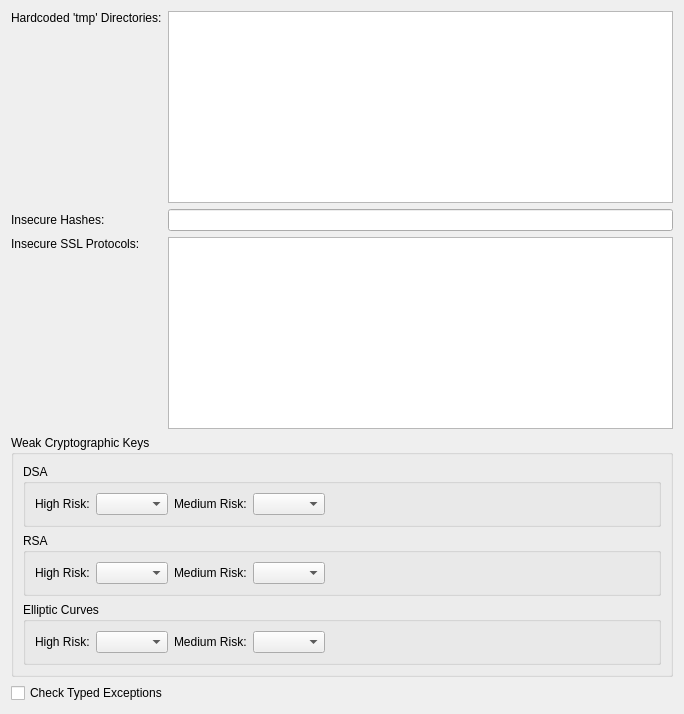
         <widget class="QWidget" name="securityOptionsTab">
          <attribute name="title">
           <string>Security</string>
          </attribute>
          <layout class="QGridLayout" name="gridLayout_7">
           <item row="0" column="0">
            <widget class="QLabel" name="label_21">
             <property name="text">
              <string>Hardcoded 'tmp' Directories:</string>
             </property>
             <property name="alignment">
              <set>Qt::AlignLeading|Qt::AlignLeft|Qt::AlignTop</set>
             </property>
            </widget>
           </item>
           <item row="3" column="0" colspan="2">
            <widget class="QGroupBox" name="groupBox_11">
             <property name="title">
              <string>Weak Cryptographic Keys</string>
             </property>
             <layout class="QVBoxLayout" name="verticalLayout_10">
              <item>
               <widget class="QGroupBox" name="groupBox_12">
                <property name="title">
                 <string>DSA</string>
                </property>
                <layout class="QHBoxLayout" name="horizontalLayout_5">
                 <item>
                  <widget class="QLabel" name="label_24">
                   <property name="text">
                    <string>High Risk:</string>
                   </property>
                  </widget>
                 </item>
                 <item>
                  <widget class="QComboBox" name="dsaHighRiskCombo">
                   <property name="toolTip">
                    <string>Select the bit length below which a DSA key is to be considered very weak</string>
                   </property>
                   <property name="editable">
                    <bool>false</bool>
                   </property>
                  </widget>
                 </item>
                 <item>
                  <widget class="QLabel" name="label_25">
                   <property name="text">
                    <string>Medium Risk:</string>
                   </property>
                  </widget>
                 </item>
                 <item>
                  <widget class="QComboBox" name="dsaMediumRiskCombo">
                   <property name="toolTip">
                    <string>Select the bit length below which a DSA key is to be considered weak</string>
                   </property>
                   <property name="editable">
                    <bool>false</bool>
                   </property>
                  </widget>
                 </item>
                 <item>
                  <spacer name="horizontalSpacer_8">
                   <property name="orientation">
                    <enum>Qt::Horizontal</enum>
                   </property>
                   <property name="sizeHint" stdset="0">
                    <size>
                     <width>324</width>
                     <height>20</height>
                    </size>
                   </property>
                  </spacer>
                 </item>
                </layout>
               </widget>
              </item>
              <item>
               <widget class="QGroupBox" name="groupBox_13">
                <property name="title">
                 <string>RSA</string>
                </property>
                <layout class="QHBoxLayout" name="horizontalLayout_9">
                 <item>
                  <widget class="QLabel" name="label_26">
                   <property name="text">
                    <string>High Risk:</string>
                   </property>
                  </widget>
                 </item>
                 <item>
                  <widget class="QComboBox" name="rsaHighRiskCombo">
                   <property name="toolTip">
                    <string>Select the bit length below which a RSA key is to be considered very weak</string>
                   </property>
                   <property name="editable">
                    <bool>false</bool>
                   </property>
                  </widget>
                 </item>
                 <item>
                  <widget class="QLabel" name="label_27">
                   <property name="text">
                    <string>Medium Risk:</string>
                   </property>
                  </widget>
                 </item>
                 <item>
                  <widget class="QComboBox" name="rsaMediumRiskCombo">
                   <property name="toolTip">
                    <string>Select the bit length below which a RSA key is to be considered weak</string>
                   </property>
                   <property name="editable">
                    <bool>false</bool>
                   </property>
                  </widget>
                 </item>
                 <item>
                  <spacer name="horizontalSpacer_9">
                   <property name="orientation">
                    <enum>Qt::Horizontal</enum>
                   </property>
                   <property name="sizeHint" stdset="0">
                    <size>
                     <width>40</width>
                     <height>20</height>
                    </size>
                   </property>
                  </spacer>
                 </item>
                </layout>
               </widget>
              </item>
              <item>
               <widget class="QGroupBox" name="groupBox_14">
                <property name="title">
                 <string>Elliptic Curves</string>
                </property>
                <layout class="QHBoxLayout" name="horizontalLayout_10">
                 <item>
                  <widget class="QLabel" name="label_28">
                   <property name="text">
                    <string>High Risk:</string>
                   </property>
                  </widget>
                 </item>
                 <item>
                  <widget class="QComboBox" name="ecHighRiskCombo">
                   <property name="toolTip">
                    <string>Select the bit length below which an Elliptic Curve is to be considered very weak</string>
                   </property>
                   <property name="editable">
                    <bool>false</bool>
                   </property>
                  </widget>
                 </item>
                 <item>
                  <widget class="QLabel" name="label_29">
                   <property name="text">
                    <string>Medium Risk:</string>
                   </property>
                  </widget>
                 </item>
                 <item>
                  <widget class="QComboBox" name="ecMediumRiskCombo">
                   <property name="toolTip">
                    <string>Select the bit length below which an Elliptic Curve is to be considered weak</string>
                   </property>
                   <property name="editable">
                    <bool>false</bool>
                   </property>
                  </widget>
                 </item>
                 <item>
                  <spacer name="horizontalSpacer_10">
                   <property name="orientation">
                    <enum>Qt::Horizontal</enum>
                   </property>
                   <property name="sizeHint" stdset="0">
                    <size>
                     <width>40</width>
                     <height>20</height>
                    </size>
                   </property>
                  </spacer>
                 </item>
                </layout>
               </widget>
              </item>
             </layout>
            </widget>
           </item>
           <item row="2" column="1">
            <widget class="QPlainTextEdit" name="insecureSslProtocolsEdit">
             <property name="toolTip">
              <string>Enter the names of insecure SSL protocols and methods (one per line)</string>
             </property>
            </widget>
           </item>
           <item row="2" column="0">
            <widget class="QLabel" name="label_23">
             <property name="text">
              <string>Insecure SSL Protocols:</string>
             </property>
             <property name="alignment">
              <set>Qt::AlignLeading|Qt::AlignLeft|Qt::AlignTop</set>
             </property>
            </widget>
           </item>
           <item row="1" column="0">
            <widget class="QLabel" name="label_22">
             <property name="text">
              <string>Insecure Hashes:</string>
             </property>
            </widget>
           </item>
           <item row="1" column="1">
            <widget class="QLineEdit" name="hashesEdit">
             <property name="toolTip">
              <string>Enter a list of hash methods to be considered insecure separated by comma</string>
             </property>
             <property name="clearButtonEnabled">
              <bool>true</bool>
             </property>
            </widget>
           </item>
           <item row="4" column="0" colspan="2">
            <widget class="QCheckBox" name="typedExceptionsCheckBox">
             <property name="toolTip">
              <string>Select to also check for insecure exception handling for typed exceptions</string>
             </property>
             <property name="text">
              <string>Check Typed Exceptions</string>
             </property>
            </widget>
           </item>
           <item row="0" column="1">
            <widget class="QPlainTextEdit" name="tmpDirectoriesEdit">
             <property name="toolTip">
              <string>Enter directory names (one per line) to be checked for</string>
             </property>
            </widget>
           </item>
          </layout>
         </widget>
